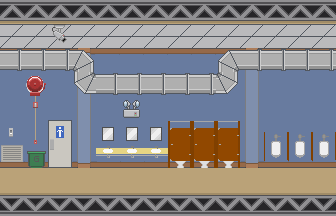

Below is a game level as drawn by its tile map, then a one-line description and the .tmx that defines it (tile-layer data replaced by summaries):
An orthogonal 14x9 tile map with 24x24 px tiles, 3 tile layers (Background, Wall features 1, Wall features 2) and 2 objects (door).

<map version="1.0" orientation="orthogonal" width="14" height="9" tilewidth="24" tileheight="24">
 <tileset firstgid="1" name="bathroom" tilewidth="24" tileheight="24">
  <image source="../images/tilesets/bathroom.png" width="240" height="96" />
 </tileset>
 <layer name="Background" width="14" height="9">
  <data>[126 cells, 126 non-empty, 4 distinct tile ids]</data>
 </layer>
 <layer name="Wall features 1" width="14" height="9">
  <data>[126 cells, 34 non-empty, 3 distinct tile ids]</data>
 </layer>
 <layer name="Wall features 2" width="14" height="9">
  <data>[126 cells, 44 non-empty, 18 distinct tile ids]</data>
 </layer>
 <objectgroup name="node" width="14" height="9">
  <object name="main" type="door" x="48" y="120" width="24" height="48" />
 </objectgroup>
 <objectgroup name="block" width="14" height="9">
  <object x="0" y="168" width="336" height="24" />
 </objectgroup>
</map>